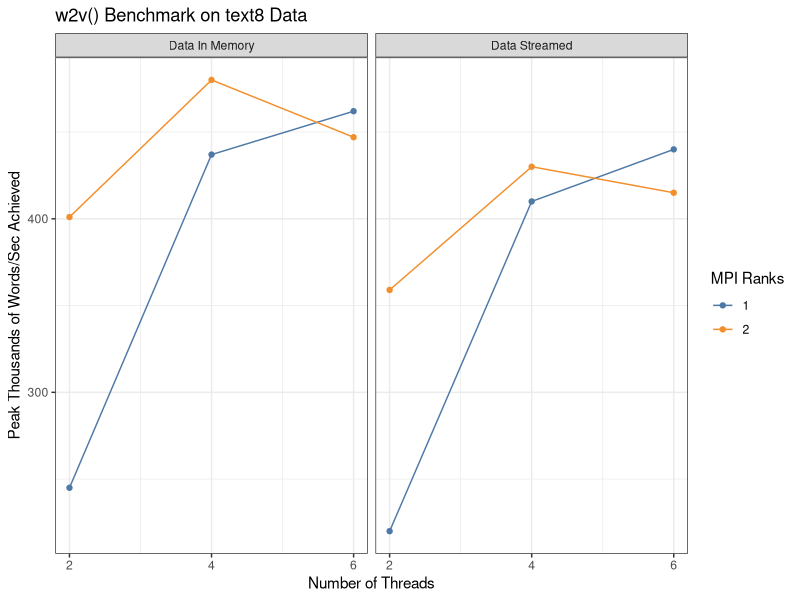

Write R code to recreate this figure.
library(ggplot2)
library(ggthemes)

x = read.csv("perf.txt")
x$disk = ifelse(x$disk, "Data Streamed", "Data In Memory")
x$rank = paste(x$rank)

g = ggplot(x, aes(thread, maxkwps, color=rank)) + 
  geom_point() + 
  geom_line() +
  scale_color_tableau() + 
  theme_bw() + 
  facet_grid( ~ disk) + 
  labs(color="MPI Ranks") +
  xlab("Number of Threads") + 
  ylab("Peak Thousands of Words/Sec Achieved") + 
  ggtitle("w2v() Benchmark on text8 Data") +
  scale_x_continuous(breaks = seq(2, 6, by = 2))

ggsave(g, file="perf.png")
